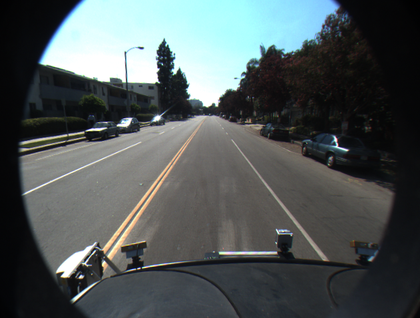
%> input picture road8.png, 420 x 318 px, shrunk from 631 x 478 before the run
$ octave step1.m   (GNU Octave 9; MATLAB toolbox functions it lacks are replaced by stand-ins)
%> lines starting %> are read from the running program, lines starting %| are printed output that depends on the picture; in (x1, y1, x2, y2) boxes, pixels count from 0 and x2, y2 are one past the last pixel; in counts of white or black regions, pixels touching at a corner belong together; the program's own positions count from 1

%Bu kod parçacýðý makalenin step 1 kýsmýný gerçekleþtiriyor.

%STEP 1 ADIMLARI :
% 1 ) RGB formattaki frame'i grayscale'e çevir.
% 2 ) Grayscale görüntüden IB1 ve IB2 adýnda binary görüntü oluþtur.
% 3 ) IB1 global threshold uygulanmýþ binary görüntüdür(logical tipine sahiptir).
% 4 ) IB2 sobel filtresi uygulanmýþ binary görüntüdür.
% 5 ) IB1 ve IB2 Neighborhood AND operatoru uygulandý. k filtre boyutunu
%     belirleyen parametredir.

% NOTLAR/EKSÝKLER: Sobel filtresinden sonra görüntü binary(0 ve 1) formatta olmuyor.Bundan
%                  dolayý Neighbord And operatoru uyguladýðýmda siyah olmasýný
%                  beklediðim yerlerde gürültüye benzer beyazlýklar alýyorum.
%
% ÖNERÝM : Sobel filtresinden sonra oluþan görüntüye global threshold uygulamak.


clc;clear all; close all;
% [7 lines of commented-out code are left out]
 image = imread('road8.png');
%> image is the input picture: size 318x420x3 uint8; mean R, G, B 80.1, 87.5, 88

gray = 0.299 * image(:,:,1) + 0.587 *image(:,:,2)+ 0.114*image(:,:,3);
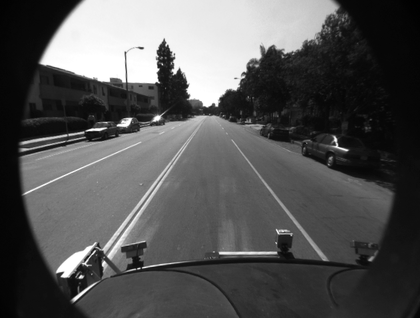
%> gray: size 318x420 uint8; min 0, max 255, mean 85.4

[rows,cols] = size(gray);
%> rows = 318; cols = 420

and_image = uint8(zeros(rows,cols));

thresh = graythresh(gray);          %global threshold.
%> thresh = 0.502
IB1 = imbinarize(gray,thresh);
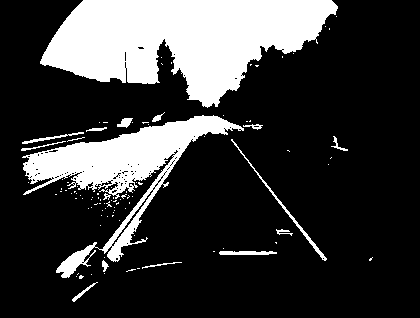
%> IB1: size 318x420 logical; 22.6% white; 101 white regions (84 under 20 px), largest, box (x1, y1, x2, y2) and area: (40, 0, 338, 108) 19282, (22, 115, 244, 278) 9241, (231, 139, 327, 261) 375

IB2 = uint8(zeros(rows,cols));

A=double(gray); % uint8 formatýnda gönderdiðimde undefined function 'sqrt' hatasý aldým.

% SOBEL FÝLTRELEME ÝÞLEMÝ = IB2
for i=1:size(A,1)-2
    for j=1:size(A,2)-2
    %Yatay sobel kernel matrisi
    Gx=((2*A(i+2,j+1)+A(i+2,j)+A(i+2,j+2))-(2*A(i,j+1)+A(i,j)+A(i,j+2)));
    %Dikey sobel kernel matrisi
    Gy=((2*A(i+1,j+2)+A(i,j+2)+A(i+2,j+2))-(2*A(i+1,j)+A(i,j)+A(i+2,j)));
    IB2(i,j)=sqrt(Gx.^2+Gy.^2);
    end
end
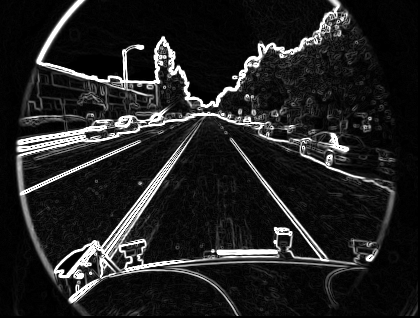
%> IB2: size 318x420 uint8; min 0, max 255, mean 33.7

thresh2 = graythresh(IB2);
%> thresh2 = 0.435
IB2 = imbinarize(IB2,thresh2);
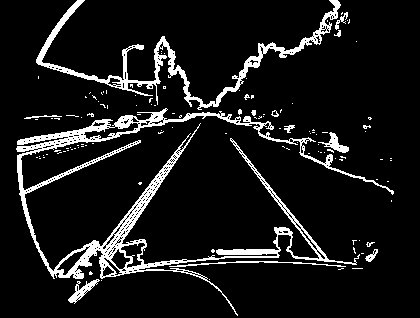
%> IB2: size 318x420 logical; 9.6% white; 121 white regions (107 under 20 px), largest, box (x1, y1, x2, y2) and area: (16, 108, 394, 316) 8029, (36, 0, 341, 110) 3205, (169, 261, 346, 267) 267


% NEÝGHBORHOOD AND ÝÞLEMÝ

and_kernel=2;  %and_kernel *2 + 1'lik filtre gezdiriyorum.

for i = 1 + and_kernel : rows-and_kernel
    for j = 1+and_kernel : cols-and_kernel

       temp1 = IB1(i-and_kernel:i+and_kernel,j-and_kernel:j+and_kernel);
       temp2 = IB2(i-and_kernel:i+and_kernel,j-and_kernel:j+and_kernel);

       temp1 = sum(sum(temp1));
       temp2 = sum(sum(temp2));

       if temp1*temp2 ==0
           and_image(i-and_kernel,j-and_kernel)=0;
       else
           and_image(i-and_kernel,j-and_kernel)=255;
       end

    end
end
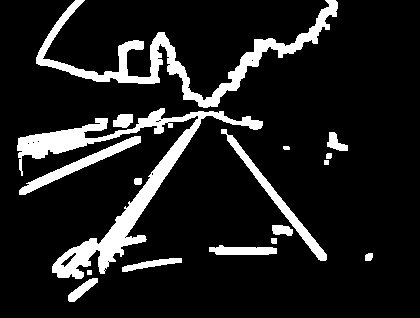
%> and_image: size 318x420 uint8; 12.2% white; 17 white regions, largest, box (x1, y1, x2, y2) and area: (17, 108, 263, 279) 6750, (36, 0, 338, 108) 5082, (221, 129, 327, 261) 1296

save('and_image','and_image');

figure;
subplot(1,3,1);imshow(IB1);title('IB1 --> GLOBAL THRESHOLD');
subplot(1,3,2);imshow(IB2);title('IB2 --> SOBEL FILTER');
subplot(1,3,3);imshow(and_image);title('AND ÝMAGE  --> NEIGHBORHOOD AND OPERATOR');

$ run again, with road7.jpg saved as road8.png
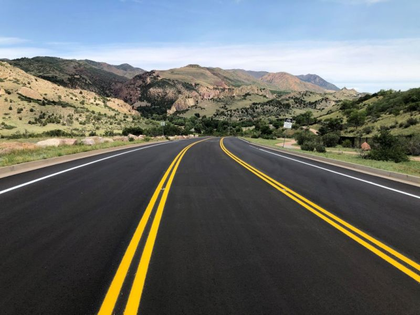
%> input picture road7.jpg, 420 x 315 px, shrunk from 800 x 600 before the run
%> image is the input picture: size 315x420x3 uint8; mean R, G, B 105.1, 108, 103.3
%> thresh = 0.467
%> IB1: size 315x420 logical; 39.8% white; 150 white regions (126 under 20 px), largest, box (x1, y1, x2, y2) and area: (0, 0, 420, 119) 35501, (0, 61, 201, 194) 8920, (98, 137, 216, 315) 2654
%> after the loop `for i=1:size(A,1)-2`:
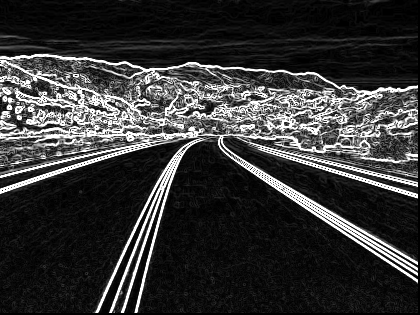
%> IB2: size 315x420 uint8; min 0, max 255, mean 54
%> thresh2 = 0.451
%> after the loop `for i = 1 + and_kernel : rows-and_kernel`:
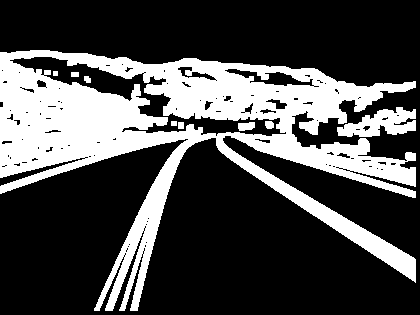
%> and_image: size 315x420 uint8; 29.3% white; 9 white regions, largest, box (x1, y1, x2, y2) and area: (0, 50, 416, 311) 37077, (337, 107, 416, 137) 1385, (238, 122, 255, 131) 125
